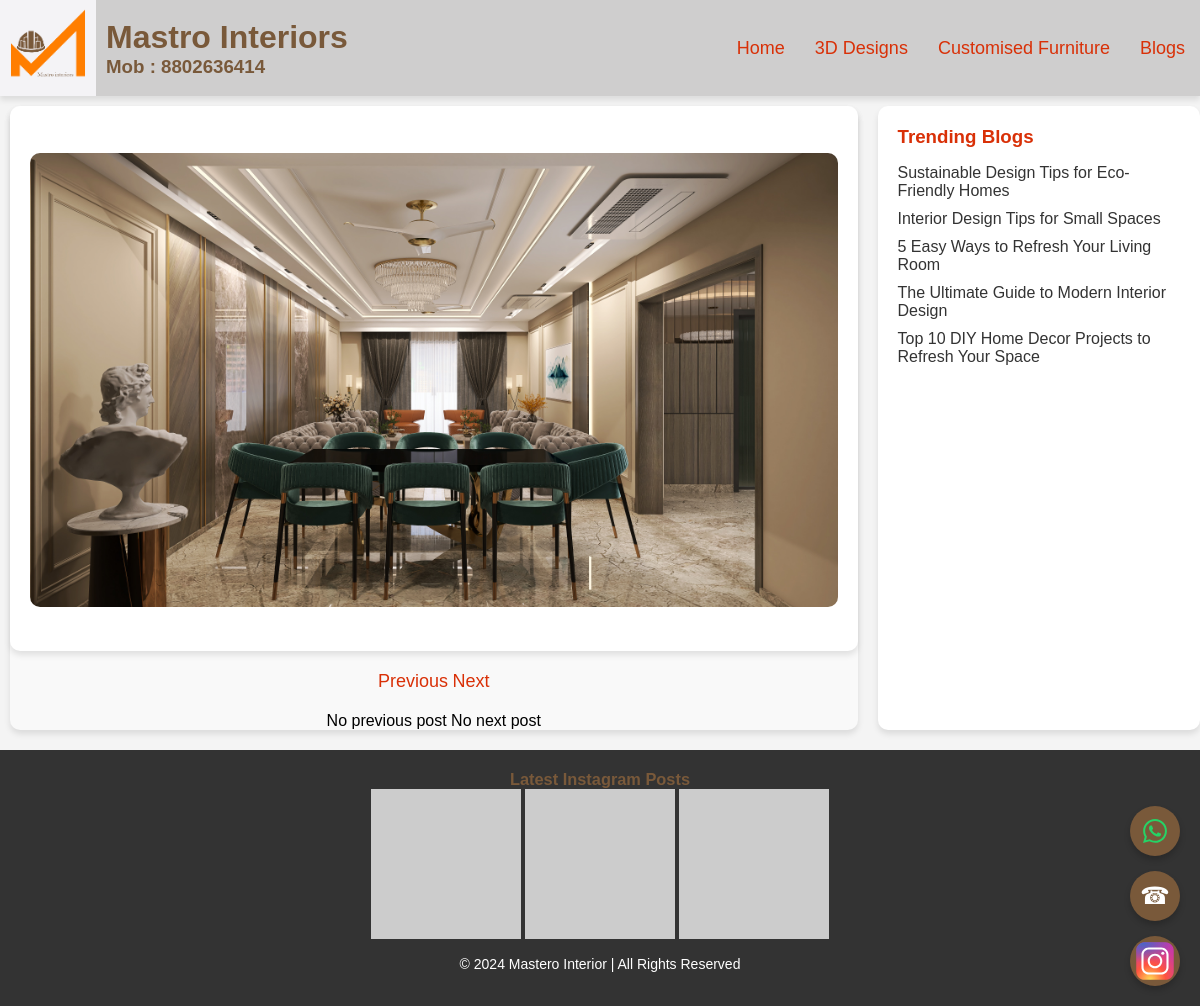
The page /bloglist/ on the database its author committed.
### mastero_interiors/models.py (models this page shows)
class BlogPost(models.Model):
    title = models.CharField(max_length=200)
    content = models.TextField()  # This will store HTML content
    image = models.ImageField(upload_to='blog_images/', null=True, blank=True)  # New field for the uploaded image
    created_at = models.DateTimeField(auto_now_add=True)
    updated_at = models.DateTimeField(auto_now=True)
    views = models.IntegerField(default=0)
    active = models.BooleanField(default=False)
    def __str__(self):
        return self.title

### mastero_interiors/views.py (the view)
# urls.py: path('bloglist/', views.blog_list, name='blog_list'),  # URL pattern for the blog list
def blog_list(request):
    posts = BlogPost.objects.all().order_by('-created_at')
    print("post are ",posts)
    paginator = Paginator(posts, 5)  # Show 5 blog posts per page
    page_number = request.GET.get('page')
    page_obj = paginator.get_page(page_number)
    popular_posts = BlogPost.objects.all().order_by('-views')[:5]
    context = {
        'posts':posts,
        'page_obj': page_obj,
        'popular_posts': popular_posts,
    }
    return render(request, 'mastero_interiors/blog_list.html', context)

### templates/mastero_interiors/blog_list.html (shortened to what this page needs)
{% load static %}
<!DOCTYPE html>
<html lang="en">
<head>
    {% load static %}
    <link rel="stylesheet" href="{% static 'mastero_interiors/css/styles.css' %}">
</head>
<body>
    {% include 'mastero_interiors/header.html' %}
        <main class="blog-page">
            <section class="blog-content">
                <article class="blog-post">
                    {% if post.image %}
                        <img src="{{ post.image.url }}" alt="{{ post.title }}">
                    {% else %}
                        <img src="{% static 'mastero_interiors/images/sd.jpg' %}" alt="Blog Post Image" class="blog-image">
                    {% endif %}
                </article>
                <div class="pagination">
                    <a href="blog-page1.html" class="prev">Previous</a>
                    <a href="blog-page3.html" class="next">Next</a>
                </div>
                <div class="navigation pagination">
                    {% if previous_post %}
                        <a class="prev" href="{% url 'blog_page' previous_post.pk %}">Previous: {{ previous_post.title }}</a>
                    {% else %}
                        <span>No previous post</span>
                    {% endif %}
                    {% if next_post %}
                        <a class="next" href="{% url 'blog_page' next_post.pk %}">Next: {{ next_post.title }}</a>
                    {% else %}
                        <span>No next post</span>
                    {% endif %}
                </div>
            </section>
            <aside class="sidebar">
                <h3>Trending Blogs</h3>
                <ul>
                    {% for pop in popular_posts %}
                        <li><a href="{% url 'blog_page' pop.pk %}">{{pop.title}}</a></li>
                    {% endfor %}
                </ul>
            </aside>
        </main>
        {% include 'mastero_interiors/footer.html' %}
    {% include 'mastero_interiors/floating_icons.html' %}
</body>
</html>

### static/mastero_interiors/css/styles.css (style rules this page uses)
body, html { margin: 0; padding: 0; overflow-x: hidden; font-family: Arial, sans-serif; background-color: #f4f4f4; }
*, *::before, *::after { box-sizing: border-box; }
.branding h1,h3 { font-weight: bold; color: #79593a; margin: 0; }
.blog-content { background-color: #f9f9f9; border-radius: 10px; box-shadow: 0 4px 6px rgba(0, 0, 0, 0.1); }
.blog-page { display: flex; margin-left: 10px; justify-content: space-between; }
.blog-content { flex: 3; margin-right: 20px; }
.blog-post { background-color: white; padding: 20px; border-radius: 10px; box-shadow: 0 4px 6px rgba(0, 0, 0, 0.1); }
.blog-image { width: 100%; height: auto; border-radius: 10px; margin-bottom: 20px; }
.pagination { text-align: center; margin-top: 20px; }
.pagination a { color: #d93007; text-decoration: none; font-size: 18px; }
.sidebar { flex: 1; background-color: white; padding: 20px; border-radius: 10px; box-shadow: 0 4px 6px rgba(0, 0, 0, 0.1); }
.sidebar h3 { margin-top: 0; color: #d93007; }
.sidebar ul { list-style-type: none; padding: 0; }
.sidebar ul li { margin-bottom: 10px; }
.sidebar ul li a { color: #333; text-decoration: none; font-size: 16px; }

### templates/mastero_interiors/blog_list.html (style rules this page uses)
main { margin-top: 106px; }

### rows shown on the page
BlogPost: title "Sustainable Design Tips for Eco-Friendly Homes"
BlogPost: title "Interior Design Tips for Small Spaces"
BlogPost: title "5 Easy Ways to Refresh Your Living Room"
BlogPost: title "The Ultimate Guide to Modern Interior Design"
BlogPost: title "Top 10 DIY Home Decor Projects to Refresh Your Space"
